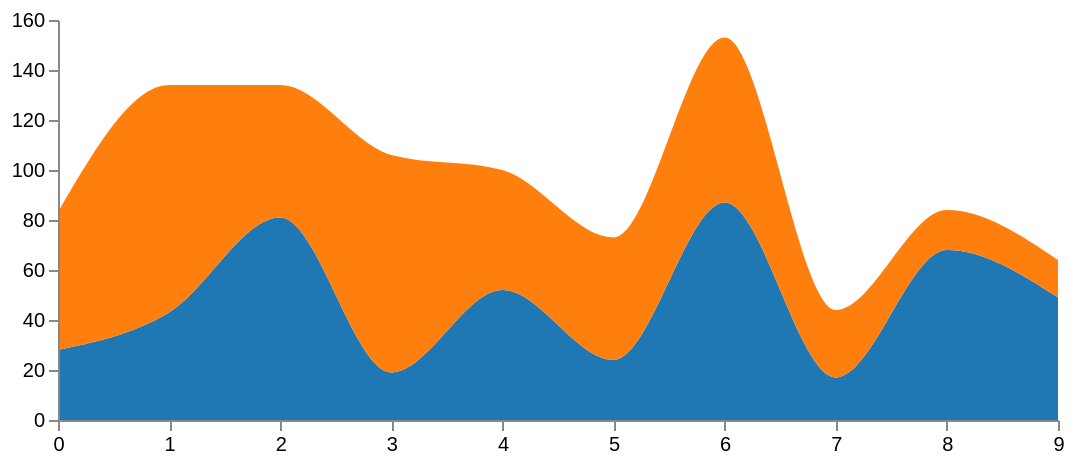

The specification (Vega-Lite) saved for this image:
### Vega specification from a JSON file in a GitHub repository (floating-point values rounded to 4 significant figures)
{"width": 500, "height": 200, "padding": 5, "data": [{"name": "table", "values": [{"x": 0, "y": 28, "c": 0}, {"x": 0, "y": 55, "c": 1}, {"x": 1, "y": 43, "c": 0}, {"x": 1, "y": 91, "c": 1}, {"x": 2, "y": 81, "c": 0}, {"x": 2, "y": 53, "c": 1}, {"x": 3, "y": 19, "c": 0}, {"x": 3, "y": 87, "c": 1}, {"x": 4, "y": 52, "c": 0}, {"x": 4, "y": 48, "c": 1}, {"x": 5, "y": 24, "c": 0}, {"x": 5, "y": 49, "c": 1}, {"x": 6, "y": 87, "c": 0}, {"x": 6, "y": 66, "c": 1}, {"x": 7, "y": 17, "c": 0}, {"x": 7, "y": 27, "c": 1}, {"x": 8, "y": 68, "c": 0}, {"x": 8, "y": 16, "c": 1}, {"x": 9, "y": 49, "c": 0}, {"x": 9, "y": 15, "c": 1}], "transform": [{"type": "stack", "groupby": ["x"], "sort": {"field": "c"}, "field": "y"}]}, {"name": "stats", "source": "table", "transform": [{"type": "aggregate", "groupby": ["x"], "fields": ["y"], "ops": ["sum"]}]}], "scales": [{"name": "x", "type": "point", "range": "width", "domain": {"data": "table", "field": "x"}}, {"name": "y", "type": "linear", "range": "height", "nice": true, "zero": true, "domain": {"data": "stats", "field": "sum_y"}}, {"name": "color", "type": "ordinal", "scheme": "category10", "domain": {"data": "table", "field": "c"}}], "axes": [{"orient": "bottom", "scale": "x", "zindex": 1}, {"orient": "left", "scale": "y", "zindex": 1}], "marks": [{"type": "group", "from": {"facet": {"name": "series", "data": "table", "groupby": "c"}}, "marks": [{"type": "area", "from": {"data": "series"}, "encode": {"enter": {"interpolate": {"value": "monotone"}, "x": {"scale": "x", "field": "x"}, "y": {"scale": "y", "field": "y0"}, "y2": {"scale": "y", "field": "y1"}, "fill": {"scale": "color", "field": "c"}}, "update": {"fillOpacity": {"value": 1}}, "hover": {"fillOpacity": {"value": 0.5}}}}]}]}
